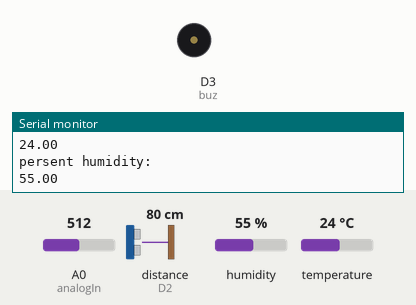
Bench run of a sketch on a simulated ESP8266 (NodeMCU). Shown: buzzer (waves = sounding, pin HIGH), the last lines printed to the serial monitor. Wiring (inferred from the names in the program): ultrasonic range finder: trigger D1; echo D2. The test bench sets the inputs (shaded band); at power-on: distance to the obstacle (sensor on D2) 80 cm, A0 (analogIn) = 512, humidity 55 %, temperature 24 °C. The echo pulse lasts 58.3 µs per cm; WiFi joins after 1.5 s; servers stay silent unless stated; pins used as bus, display or sensor lines are not drawn.

Above: at 3.7 s.
3.8 s: distance to the obstacle (sensor on D2) set to 16 cm
6.8 s: distance to the obstacle (sensor on D2) set to 12 cm
At 8.5 s:
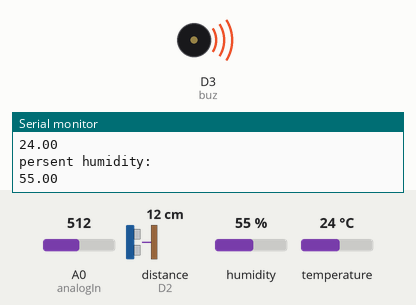
9.8 s: distance to the obstacle (sensor on D2) set to 18 cm
At 12.7 s:
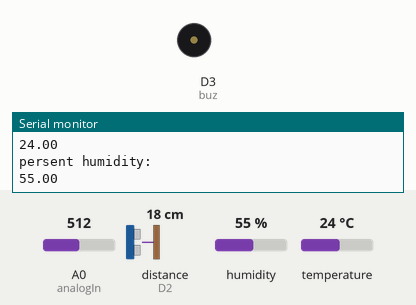
13.2 s: distance to the obstacle (sensor on D2) set to 2 cm
At 15.4 s:
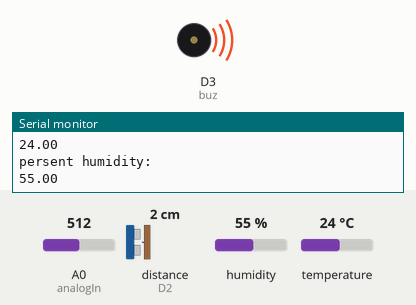
Timing chart, 0 to 16.9 s (numbered marks = the images above; inputs shaded):
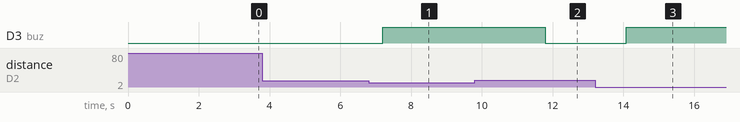

Measured:
- the behaviour switches between 15 and 14 cm on distance to the obstacle (sensor on D2) (found by bisection; images 0 and 1)
- after the input at 6.8 s, D3 (buz): LOW → HIGH after 0.40 s
- after the input at 9.8 s, D3 (buz): HIGH → LOW after 2.0 s
- after the input at 13.2 s, D3 (buz): LOW → HIGH after 0.88 s

The sketch:

main.ino
```cpp
#include <ESP8266WiFi.h>
#include <WiFiClient.h>
#include <ESP8266WebServer.h>
#include <ESP8266mDNS.h>
#include <SPI.h>
#include "DHT.h"

#define DHTTYPE DHT11
#define DHTPIN D7

DHT dht(DHTPIN, DHTTYPE, 11);

const int analogIn = A0;
int mVperAmp = 185; // use 100 for 20A Module and 66 for 30A Module
int RawValue= 0;
int ACSoffset = 2500;
double Voltage = 0;
double Amps = 0;


float temp,humid;

 long duration, distance;
int volt = 230;

#define TRIGGERPIN D1
#define ECHOPIN    D2

#define buz D3

const char* ssid = "";  //Your Ssid name
const char* password = ""; //Your ssid password
//WiFiClient client;
char server[] = "";   //eg: 192.168.0.222

 WiFiClient client;
//WiFiServer server(80);

void setup()
{
 Serial.begin(9600);
  delay(10);
  SPI.begin();
  pinMode(analogIn, INPUT);
  pinMode(buz, OUTPUT);
  pinMode(TRIGGERPIN, OUTPUT);
  pinMode(ECHOPIN, INPUT);

  dht.begin();
  // Connect to WiFi network
  Serial.println();
  Serial.println();
  Serial.print("Connecting to ");
  Serial.println(ssid);

  WiFi.begin(ssid, password);

  while (WiFi.status() != WL_CONNECTED) {
    delay(500);
    Serial.print(".");
  }
  Serial.println("");
  Serial.println("WiFi connected");
  Serial.print(WiFi.localIP());
  delay(1000);
  Serial.println("connecting...");
 }
void loop()
{
  RawValue = analogRead(analogIn);
  Voltage = (RawValue / 1024.0) * 5000; // Gets you mV
  Amps = ((Voltage - ACSoffset) / mVperAmp);
  Amps = - Amps;
  delay(50);
  temp = dht.readTemperature();
  humid=dht.readHumidity();
  digitalWrite(TRIGGERPIN, LOW);
  delayMicroseconds(3);
  digitalWrite(TRIGGERPIN, HIGH);
  delayMicroseconds(12);
  digitalWrite(TRIGGERPIN, LOW);
  duration = pulseIn(ECHOPIN, HIGH);
  distance = (duration/2) / 29.1;
  Serial.print(distance);
  Serial.println("Cm");
  Serial.print("Present Current");
  Serial.println(Amps);
  Serial.println("Present temperature:");
  Serial.println(temp);
  Serial.println("persent humidity:");
  Serial.println(humid);
  if(distance>=15)
    {
      digitalWrite(buz,LOW);
    }

  else if(distance<=80)
    {
      digitalWrite(buz,HIGH );
    }

  delay(2000);

  Sending_To_DB();
}

void Sending_To_DB()   //CONNECTING WITH MYSQL
 {
   if (client.connect(server, 80)) {
    Serial.println("connected");
   String url = ""; //String get or post url
  url += Amps;
  url += "&s2=";
  url += volt;
  url += "&s3=";
  url += temp;
  url += "&s4=";
  url += distance;
  // This will send the request to the server
  Serial.print("Requesting URL: ");
  Serial.println(url);
  client.print(String("GET ") + url + " HTTP/1.1\r\n" +
               "Host: " + server + "\r\n" +
               "Connection: close\r\n\r\n");
  } else {
    // if you didn't get a connection to the server:
    Serial.println("connection failed");
  }
  client.stop();
  }
```
